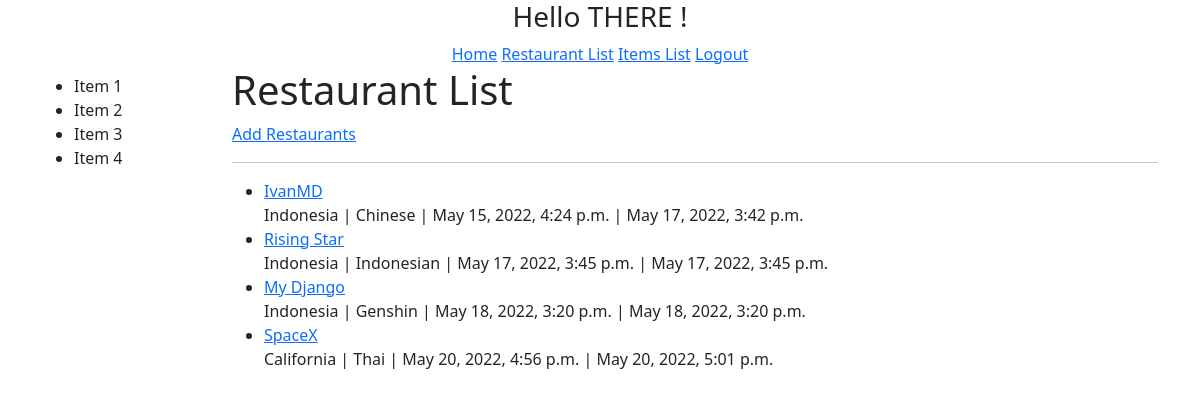
The page /restaurants/ (signed in) on the database its author committed.
### restaurants/models.py (models this page shows, shortened)
class RestaurantLocation(models.Model):
    owner = models.ForeignKey(User, on_delete=models.CASCADE, default=1)
    name = models.CharField(max_length=100)
    location = models.CharField(max_length=200, null=True, blank=True)
    category = models.CharField(max_length=200, null=True, blank=True, validators = [validate_category])
    timestamp = models.DateTimeField(auto_now_add=True)
    updated = models.DateTimeField(auto_now=True)
    my_date_field = models.DateField(auto_now=True)
    slug = models.SlugField(null=True, blank=True)
    objects = RestaurantLocationManager() # add Model.objects.all()
    def get_absolute_url(self):
        return reverse('restaurants:detail', kwargs={'slug': self.slug})

### restaurants/views.py (the view)
# urls.py: path('', RestaurantListView.as_view(), name='list'),
class RestaurantListView(LoginRequiredMixin, ListView):
    def get_queryset(self):
        print(self.kwargs)
        category = self.kwargs.get('category')
        if category:
            queryset =  RestaurantLocation.objects.filter(
                Q(category__iexact=category) |
                Q(category__icontains=category)
                )
        else :
            queryset = RestaurantLocation.objects.all()
        return queryset

### restaurants/models.py (called while the page is built)
    def get_queryset(self):
        return RestaurantLocationQuerySet(self.model, using=self._db)

### restaurants/templates/restaurants/restaurantlocation_list.html (shortened to what this page needs)
{% extends "base.html" %}
{% block content %}
    <h1>Restaurant List</h1>
    <a href="{% url 'restaurants:create' %}">Add Restaurants</a><br><hr>
    <ul>
        {% for obj in object_list %}
            <li>
                <a href="{{ obj.get_absolute_url }}" class="href">{{ obj.name }}</a>
                <br>{{ obj.location }} | {{ obj.category }} | {{ obj.timestamp }} | {{ obj.updated }}
            </li>
        {% endfor %}
    </ul>
{% endblock content %}

### rows shown on the page
RestaurantLocation: name "IvanMD", location "Indonesia", category "Chinese", timestamp "May 15, 2022, 4:24 p.m.", updated "May 17, 2022, 3:42 p.m."
RestaurantLocation: name "Rising Star", location "Indonesia", category "Indonesian", timestamp "May 17, 2022, 3:45 p.m.", updated "May 17, 2022, 3:45 p.m."
RestaurantLocation: name "My Django", location "Indonesia", category "Genshin", timestamp "May 18, 2022, 3:20 p.m.", updated "May 18, 2022, 3:20 p.m."
RestaurantLocation: name "SpaceX", location "California", category "Thai", timestamp "May 20, 2022, 4:56 p.m.", updated "May 20, 2022, 5:01 p.m."
